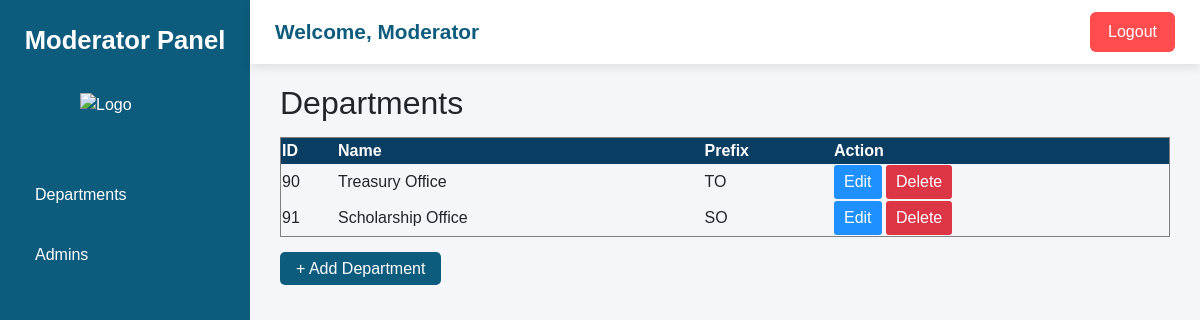
The app's page /departments/list/ (signed in) with its own data.
### departments/models.py (models this page shows, shortened)
class Department(models.Model):
    department_id = models.AutoField(primary_key=True)
    department_name = models.CharField(max_length=200, unique=True)  # ✅ prevent duplicate names
    prefix = models.CharField(max_length=10)

### departments/views.py (the view)
# urls.py: path('list/', views.department_list, name='department_list'),
@login_required
@role_required('Moderator')
def department_list(request):
    departments = Department.objects.all()
    return render(request, "department_list.html", {"departments": departments})

### departments/templates/department_list.html (shortened to what this page needs)
{% extends "superadmin_dashboard.html" %}
{% block content %}
<div class="content-area">
    <h2 style="margin-bottom: 15px;">Departments</h2>
    <table border="1" width="100%" style="border-collapse: collapse;">
        <tr style="background: #0a3d62; color: white;">
            <th>ID</th>
            <th>Name</th>
            <th>Prefix</th>
            <th>Action</th>
        </tr>
        {% for dept in departments %}
        <tr>
            <td>{{ dept.department_id }}</td>
            <td>{{ dept.department_name }}</td>
            <td>{{ dept.prefix }}</td>
            <td>
                <button style="background:#1e90ff; color:white; border:none; padding:5px 10px; border-radius:3px;"
                        onclick="openEditModal('{{ dept.department_id }}', '{{ dept.department_name }}', '{{ dept.prefix }}')">
                    Edit
                </button>
                <button style="background:#dc3545; color:white; border:none; padding:5px 10px; border-radius:3px;"
                        onclick="confirmDelete('{{ dept.department_id }}')">
                    Delete
                </button>
            </td>
        </tr>
        {% empty %}
        <tr><td colspan="4" style="text-align:center;">No departments found.</td></tr>
        {% endfor %}
    </table>
    <div style="margin-top: 20px;">
        <a href="{% url 'add_department' %}"
           style="background: #0d5c7d; color: white; padding: 8px 16px; border-radius: 5px; text-decoration: none;">
           + Add Department
        </a>
    </div>
</div>
{% endblock %}

### accounts/templates/superadmin_dashboard.html (style rules this page uses)
body { margin: 0; font-family: "Poppins", sans-serif; display: flex; min-height: 100vh; background-color: #f5f6fa; }

### records on screen
Department: department_id "90", department_name "Treasury Office", prefix "TO"
Department: department_id "91", department_name "Scholarship Office", prefix "SO"
